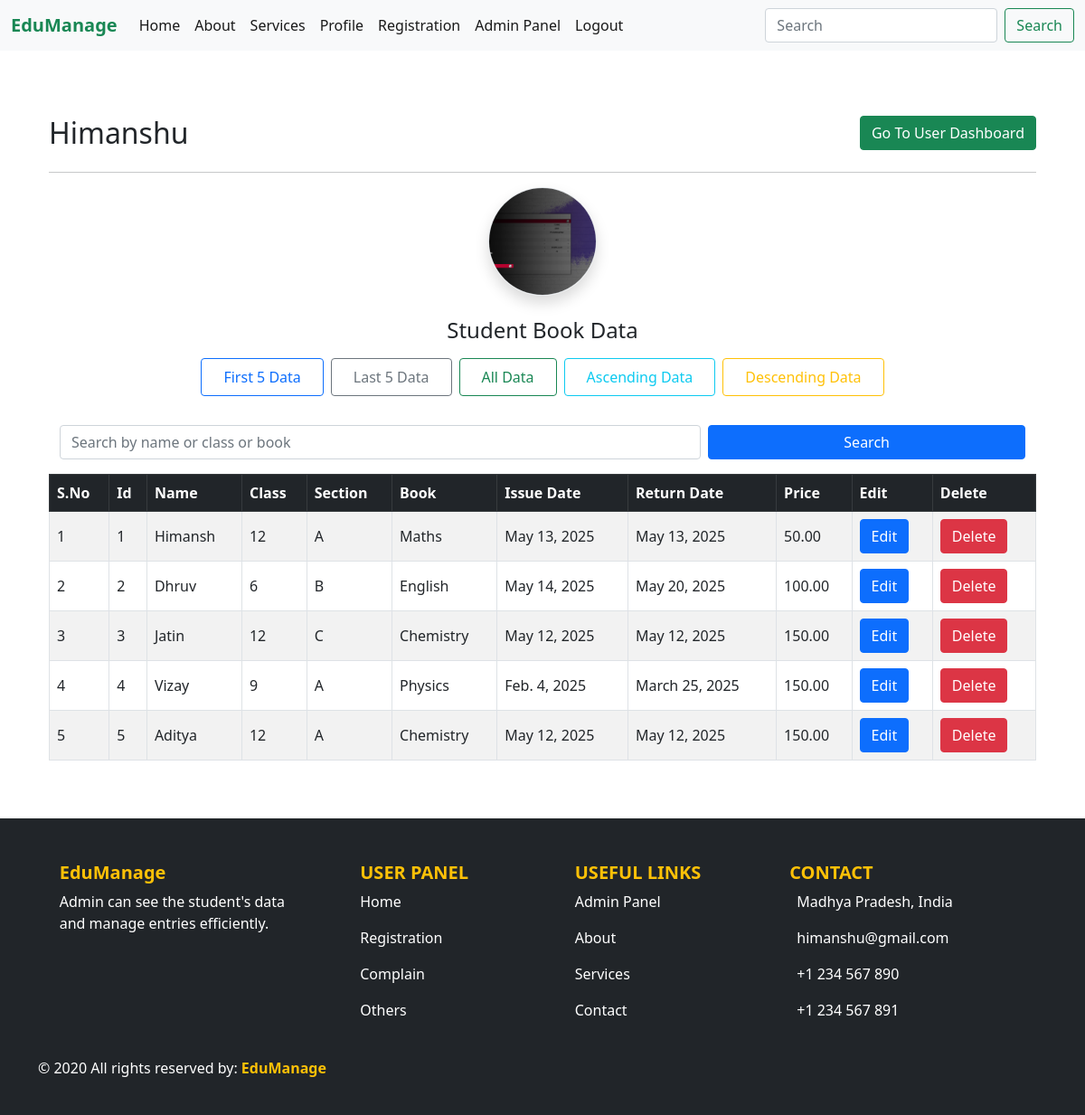
Screenshot of /first1/19/ with the database file from the repository.
### app/models.py (models this page shows, shortened)
class Students(models.Model):
    stuname = models.CharField(max_length=50)
    stuemail = models.EmailField()
    studetails = models.CharField(max_length=300)
    stuphone = models.BigIntegerField()
    studob = models.DateField()
    stuedu = models.CharField(max_length=50)
    stugender = models.CharField(max_length=50)
    stuimage = models.ImageField(upload_to='images/', blank=True, null=True)
    sturesume = models.FileField(upload_to='files/', blank=True, null=True)
    stupass = models.CharField(max_length=50)

class Book(models.Model):
    student_name = models.CharField(max_length=100)
    clas = models.IntegerField()
    section = models.CharField(max_length=1)
    book_title = models.CharField(max_length=100)
    issue_date = models.DateField()
    return_date = models.DateField(null=True, blank=True)
    price = models.DecimalField(max_digits=6, decimal_places=2)
    def __str__(self):
        return self.book_title  # for better read

### app/views.py (the view)
# urls.py: path('first1/<int:pk>/', views.first1, name='first1'),
def first1(request, pk):
    user = Students.objects.get(id=pk)
    data = Book.objects.all()[:5]
    print(data)
    return render(request, 'profile.html', {'userdata': user, 'data': data})

### app/templates/profile.html (shortened to what this page needs)
{% extends "base.html" %}
{% load static %}
{% block content %}
{% if show_profile %}
<div class="container py-5">
  <div class="d-flex justify-content-between align-items-center mb-4">
    <h1 class="mb-0">User Dashboard</h1>
    <a href="{% url 'profile1' pk=userdata.id %}" class="btn btn-success">Go To Profile</a>
  </div>
  <div class="card shadow-sm border-0">
    <div class="card-body">
      <h2 class="mb-4">Welcome, <span class="text-primary">{{ userdata.name }}</span></h2>
      <div class="table-responsive">
        <table class="table table-bordered table-hover align-middle text-center">
          <thead class="table-light">
            <tr>
              <th>Email</th>
              <th>Phone</th>
              <th>DOB</th>
              <th>Gender</th>
              <th>Education</th>
              <th>Details</th>
              {% if userdata.image %}<th>Profile Picture</th>{% endif %}
              {% if userdata.resume %}<th>Resume</th>{% endif %}
            </tr>
          </thead>
          <tbody>
            <tr>
              <td>{{ userdata.email }}</td>
              <td>{{ userdata.phone }}</td>
              <td>{{ userdata.dob }}</td>
              <td>{{ userdata.gender }}</td>
              <td>{{ userdata.sub }}</td>
              <td>{{ userdata.des }}</td>
              {% if userdata.image %}
              <td>
                <img src="{{ userdata.image.url }}" alt="Profile" class="img-thumbnail rounded" style="max-width: 100px;">
              </td>
              {% endif %}
              {% if userdata.resume %}
              <td>
                <a href="{{ userdata.resume.url }}" class="btn btn-sm btn-outline-primary" target="_blank">Download</a>
              </td>
              {% endif %}
            </tr>
          </tbody>
        </table>
      </div>
    </div>
  </div>
</div>
{% else %}
<div class="container py-5">
  {% if userdata %}
  <div class="d-flex justify-content-between align-items-center mb-4">
    <h2 class="mb-0">
      <a href="{% url 'dashboard' pk=userdata.id %}" class="text-decoration-none text-dark">{{ userdata.stuname }}</a>
    </h2>
    <a href="{% url 'dashboard' pk=userdata.id %}" class="btn btn-success">Go To User Dashboard</a>
  </div>
  <hr>
<div class="text-center mb-4">
  {% if userdata.stuimage %}
    <a href="{% url 'dashboard' pk=userdata.id %}">
      <img src="{{ userdata.stuimage.url }}" alt="Profile Picture"
           class="rounded-circle border shadow"
           style="width: 120px; height: 120px; object-fit: cover;">
    </a>
  {% else %}
    <p class="text-muted">No profile image uploaded.</p>
  {% endif %}
</div>
  <div class="text-center mb-4">
    <h4 class="mb-3">Student Book Data</h4>
    <div class="d-grid gap-2 d-sm-flex justify-content-center flex-wrap">
      <a href="{% url 'first1' pk=userdata.id %}" class="btn btn-outline-primary px-4 py-2 mb-2">First 5 Data</a>
      <a href="{% url 'last1' pk=userdata.id %}" class="btn btn-outline-secondary px-4 py-2 mb-2">Last 5 Data</a>
      <a href="{% url 'all1' pk=userdata.id %}" class="btn btn-outline-success px-4 py-2 mb-2">All Data</a>
      <a href="{% url 'asc1' pk=userdata.id %}" class="btn btn-outline-info px-4 py-2 mb-2">Ascending Data</a>
      <a href="{% url 'desc1' pk=userdata.id %}" class="btn btn-outline-warning px-4 py-2 mb-2">Descending Data</a>
    </div>
  </div>
  <form method="post" action="{% url 'search' pk=userdata.id %}" class="container my-3">
    <div class="row g-2">
      <div class="col-md-8 col-sm-12">
        <input
          type="text"
          name="search"
          class="form-control"
          placeholder="Search by name or class or book"
          value="{{ pk|default:'' }}">
      </div>
      <div class="col-md-4 col-sm-12">
        <button type="submit" class="btn btn-primary w-100">Search</button>
      </div>
    </div>
  </form>
  <div class="table-responsive">
    {% include "table.html" %}
  </div>
  {% else %}
  <div class="alert alert-success text-center" role="alert">
    Please log in to view your profile.
  </div>
  {% endif %}
</div>
{% endif %}
{% endblock %}

### app/templates/table.html (shortened to what this page needs)
<div class="table-responsive">
  {% if userdata %}
{% if data %}
    <table class="table table-striped table-hover table-bordered align-middle">
      <thead class="table-dark">
        <tr>
          <th>S.No</th>
          <th>Id</th>
          <th>Name</th>
          <th>Class</th>
          <th>Section</th>
          <th>Book</th>
          <th>Issue Date</th>
          <th>Return Date</th>
          <th>Price</th>
          <th>Edit</th>
          <th>Delete</th>
        </tr>
      </thead>
      <tbody>
        {% for i in data %}
        <tr>
          <td>{{ forloop.counter }}</td>
          <td>{{ i.id }}</td>
          <td>{{ i.student_name }}</td>
          <td>{{ i.clas }}</td>
          <td>{{ i.section }}</td>
          <td>{{ i.book_title }}</td>
          <td>{{ i.issue_date }}</td>
          <td>{{ i.return_date }}</td>
          <td>{{ i.price }}</td>
          <td>
            <form method="get" action="{% url 'edit' pk1=userdata.id pk=i.id %}">
              <button type="submit" class="btn btn-primary">Edit</button>
            </form>
          </td>
          <td>
            <a href="{% url 'delete' pk1=userdata.id pk=i.id %}" class="btn btn-danger" onclick="return confirm('Are you sure you want to delete this book?');">Delete</a>
          </td>
        </tr>
        {% endfor %}
      </tbody>
    </table>
  {% else %}
    <div class="text-center text-muted">No records found.</div>
  {% endif %}
{% else %}
  <div class="text-center text-muted">User data not found.</div>
{% endif %}

### app/static/css/style.css (style rules this page uses)
body { display: flex; flex-direction: column; min-height: 100vh; }

### rows the page displays
Students: stuname "Himanshu", stuimage (picture)
Book: id "1", student_name "Himansh", clas "12", section "A", book_title "Maths", issue_date "May 13, 2025", return_date "May 13, 2025", price "50.00"
Book: id "2", student_name "Dhruv", clas "6", section "B", book_title "English", issue_date "May 14, 2025", return_date "May 20, 2025", price "100.00"
Book: id "3", student_name "Jatin", clas "12", section "C", book_title "Chemistry", issue_date "May 12, 2025", return_date "May 12, 2025", price "150.00"
Book: id "4", student_name "Vizay", clas "9", section "A", book_title "Physics", issue_date "Feb. 4, 2025", return_date "March 25, 2025", price "150.00"
Book: id "5", student_name "Aditya", clas "12", section "A", book_title "Chemistry", issue_date "May 12, 2025", return_date "May 12, 2025", price "150.00"
